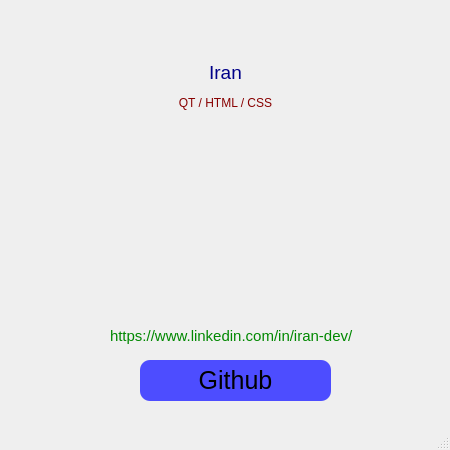
<?xml version="1.0" encoding="UTF-8"?>
<ui version="4.0">
 <class>MainWindow</class>
 <widget class="QMainWindow" name="MainWindow">
  <property name="geometry">
   <rect>
    <x>0</x>
    <y>0</y>
    <width>450</width>
    <height>450</height>
   </rect>
  </property>
  <property name="windowTitle">
   <string>MainWindow</string>
  </property>
  <widget class="QWidget" name="centralwidget">
   <widget class="QPushButton" name="pushButton">
    <property name="geometry">
     <rect>
      <x>140</x>
      <y>360</y>
      <width>191</width>
      <height>41</height>
     </rect>
    </property>
    <property name="styleSheet">
     <string notr="true">color:#000;
background:#4D4DFF;
border-radius:10px;
font-size:25px;</string>
    </property>
    <property name="text">
     <string>Github</string>
    </property>
   </widget>
   <widget class="QLabel" name="label">
    <property name="geometry">
     <rect>
      <x>20</x>
      <y>10</y>
      <width>411</width>
      <height>151</height>
     </rect>
    </property>
    <property name="text">
     <string>&lt;html&gt;&lt;head/&gt;&lt;body&gt;&lt;p align=&quot;center&quot;&gt;&lt;span style=&quot; font-size:14pt; color:#000088;&quot;&gt;Iran&lt;/span&gt;&lt;/p&gt;&lt;p align=&quot;center&quot;&gt;&lt;span style=&quot; color:#880000;&quot;&gt;QT / HTML / CSS&lt;/span&gt;&lt;/p&gt;&lt;/body&gt;&lt;/html&gt;</string>
    </property>
   </widget>
   <widget class="QLabel" name="label_2">
    <property name="geometry">
     <rect>
      <x>110</x>
      <y>320</y>
      <width>261</width>
      <height>31</height>
     </rect>
    </property>
    <property name="styleSheet">
     <string notr="true">text-align:center;
color:#080;
font-size:15px;</string>
    </property>
    <property name="text">
     <string>https://www.linkedin.com/in/iran-dev/</string>
    </property>
   </widget>
   <widget class="QLabel" name="label_3">
    <property name="geometry">
     <rect>
      <x>130</x>
      <y>130</y>
      <width>201</width>
      <height>171</height>
     </rect>
    </property>
    <property name="text">
     <string>&lt;html&gt;&lt;head/&gt;&lt;body&gt;&lt;p&gt;&lt;img src=&quot;C:/Users/Iran/Documents/QT_CREATOR/Aula_QT_14/Aula_QT_14/Imagens/Google.png&quot;/&gt;&lt;/p&gt;&lt;/body&gt;&lt;/html&gt;</string>
    </property>
   </widget>
  </widget>
  <widget class="QMenuBar" name="menubar">
   <property name="geometry">
    <rect>
     <x>0</x>
     <y>0</y>
     <width>450</width>
     <height>22</height>
    </rect>
   </property>
  </widget>
  <widget class="QStatusBar" name="statusbar"/>
 </widget>
 <resources/>
 <connections/>
</ui>
